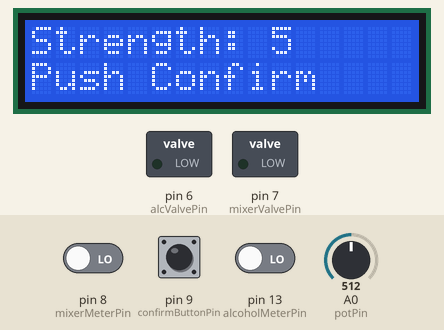
Recording of a sketch running on a simulated Arduino Uno, built with avr-gcc and run on an emulated ATmega328P. Shown: 16×2 character LCD, switched loads named in the sketch (green lamp = pin HIGH). The inputs (shaded band) are chosen by the test bench; at power-on: pin 13 (alcoholMeterPin) LOW, pin 8 (mixerMeterPin) LOW, pin 9 (confirmButtonPin) HIGH, A0 (potPin) = 512. What the sketch prints to the serial monitor is not drawn.

Above: at 1.2 s.
1.3 s: pin 13 (alcoholMeterPin) driven HIGH
At 2.9 s:
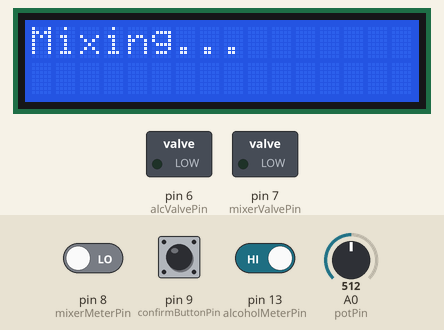
4.4 s: pin 8 (mixerMeterPin) driven HIGH
At 10.4 s:
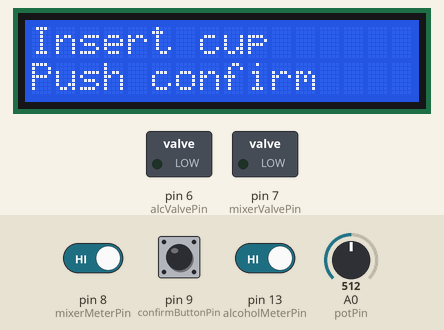
10.6 s: pin 9 (confirmButtonPin) pulled LOW for 1 s
14.7 s: pin 8 (mixerMeterPin) driven LOW
At 17.5 s:
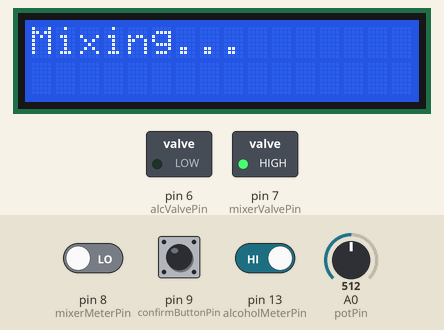
Timing chart, 0 to 18.1 s (numbered marks = the images above; inputs shaded):
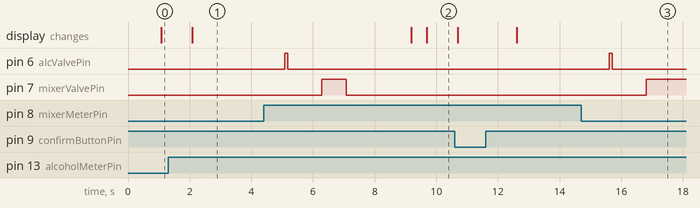

The sketch:

DrinkMixer.ino
```cpp
/*
 * Arduino code for lab project for BSE 365.
 * This code is for automatically dispensing a drink with two liquid ingredients.
 *
 * Authors: Rob Rossmiller, Matthew Caulfield
 */


#include <LiquidCrystal.h>

// Init LiquidCrystal object with pins corresponding to Crystal Ball project
LiquidCrystal lcd(12, 11, 5, 4, 3, 2);

// Valves
int alcValvePin = 6; // attach the alcohol valve to a digital pin
int mixerValvePin = 7; // attach the mixer valveto a digital pin

// Potentiometer
int const potPin = A0; // analog pin used to connect the potentiometer

// Flow meters
int alcoholMeterPin = 13;
int mixerMeterPin = 8;
int flowMeterCalibration = 20; // mL per pulse

// Other pins
int confirmButtonState = 0;
int confirmButtonPin = 9;

// Booleans
bool correctVolume = false;

// Cup features
int cupVol = 200; // 295 mL = 10 fl oz
int alcoholVol;
int mixerVol;
int drinkStrength;
int drinkStrengthAnalog;

 void setup()
{
    Serial.begin(9600); // open a serial connection to your computer
    lcd.begin(16, 2); //begin reading/writing to LCD monitor, 16 col x 2 row
    pinMode(confirmButtonPin, INPUT);
    pinMode(alcoholMeterPin, INPUT);
    pinMode(mixerMeterPin, INPUT);
    pinMode(alcValvePin, OUTPUT);
    pinMode(mixerValvePin, OUTPUT);
}

void loop()
{
Serial.println("Loop Start");

    // Welcome user
    lcd.clear();
    lcd.setCursor(0,0);
    lcd.print("Insert cup");
    lcd.setCursor(0,1);
    lcd.print("Push confirm");

    while(confirmButtonState == 0) // wait for the confirm botton to be pushed
    {
      confirmButtonState = digitalRead(confirmButtonPin); // pushing the confirm button signals that a cup is under the spout
    }

    delay(1000);
    confirmButtonState = 0;                 // reset the confirmButton state
    lcd.clear();                            // clear the lcd display
    lcd.setCursor(0,0);                     // set the cursor to the first column of the first row
    lcd.print("Strength: ");                // display the strength of the drink to be made
    lcd.setCursor(0,1);
    lcd.print("Push Confirm");
    while(confirmButtonState == 0)
    {
      lcd.setCursor(10,0);
      lcd.print(getDrinkStrength());
      confirmButtonState = digitalRead(confirmButtonPin);    // check if the button has been pushed
    }
    confirmButtonState = 0;        // reset the confirmButton state

    // Start mixing drink
    // dispense drink
    delay(1000);
    dispense();
    delay(1000);

    lcd.clear();
    lcd.setCursor(0,0);
    lcd.print("Drink is ready");
    lcd.setCursor(0,1);
    lcd.print("Press Confirm");

     while(confirmButtonState == 0)
    {
      confirmButtonState = digitalRead(confirmButtonPin);
    }
    confirmButtonState = 0;
    delay(500);


}

int getDrinkStrength()
{
  drinkStrengthAnalog = analogRead(potPin);              // store the selected strength
  drinkStrength = map(drinkStrengthAnalog, 0, 1023, 0, 10);  // read the current potentiometer value and map it from 0 to 10
  return drinkStrength; // return the drink strength so it can be displayed
}

void dispense()
{
Serial.println("Dispensing");
    lcd.clear();
    lcd.setCursor(0,0);
    lcd.print("Mixing...");

    int measured = 0; // current volume dispensed
    int alcoholToDispense = map(drinkStrengthAnalog, 0, 1023, 0, cupVol/3); // alcohol to be dispensed based on selected drink strenght. Max is 1/4 cup volume
    int mixerToDispense = cupVol-alcoholToDispense;                        // fill the rest of the cup with mixer

int displayPulseAlc = alcoholToDispense/flowMeterCalibration;
int displayPulseMix = mixerToDispense/flowMeterCalibration;
//Serial.print("mL Alc: ");
//Serial.println(alcoholToDispense);
Serial.print("Pulses: ");
Serial.println(displayPulseAlc);
//Serial.print("mL Mix: ");
//Serial.println(mixerToDispense);
Serial.print("Pulses: ");
Serial.println(displayPulseMix);
//Serial.println();
delay(3000);
    // each pulse is ~5.14 mL
    int pulses = 0;

    if(measured < alcoholToDispense) // open the alcohol valve if more is needed
      digitalWrite(alcValvePin,HIGH);

    while(!correctVolume)
    {
      // measure flow
      if(digitalRead(alcoholMeterPin) == 1)
        pulses++;

      measured = pulses * flowMeterCalibration;
Serial.println("Alcohol");
Serial.print("Pulses: ");
Serial.println(pulses);
//Serial.print("Measured: ");
//Serial.println(measured);
//Serial.println();

      // close valve when correct volume measured
      if(measured >= alcoholToDispense)
      {
        digitalWrite(alcValvePin,LOW);
        correctVolume = true;
      }
      delay(100);
    }

    // reset variables
    delay(1000);
    correctVolume = false;
    measured = 0;
    pulses = 0;

// Dispense Mixer
    if(measured < mixerToDispense) // open the alcohol valve if more is needed
      digitalWrite(mixerValvePin,HIGH);

    while(!correctVolume)
    {
      // measure flow
      if(digitalRead(mixerMeterPin) == 1)
        pulses++;

      measured = pulses * flowMeterCalibration;
Serial.println("MIXER");
Serial.print("Pulses: ");
Serial.println(pulses);
//Serial.print("Measured: ");
//Serial.println(measured);
//Serial.println();
      // close valve when correct volume measured
      if(measured >= mixerToDispense)
      {
        digitalWrite(mixerValvePin,LOW);
        correctVolume = true;
      }
      delay(100);
    }
     // reset variables
    delay(1000);
    correctVolume = false;
    measured = 0;
    pulses = 0;
}
```

Measured:
- after the input at 4.4 s, the display: first changes after 4.8 s (image 2 shows a later state)
- after the input at 14.7 s, pin 7 (mixerValvePin): goes on until 16.8 s, then stays HIGH
